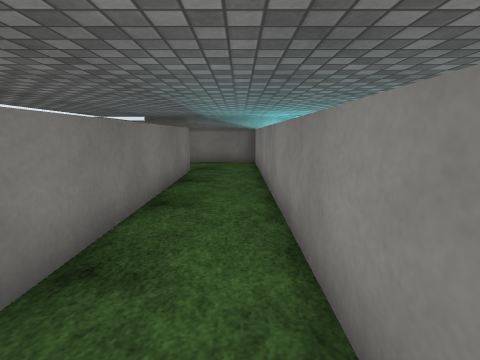
[1] (above)

15 first-person views from a walk through a 3-D level made in the Unity game engine. The camera is 1.3 m above the floor, tilts 10° down and sees 85° across. The floor is counted in squares, 1 m on a side. Each view is taken from the middle of a square. On the plan, view 1 faces up. The plan holds only what a view shows up to about 13 squares ahead; the rest is blank. The place goes on beyond the plan. The player is left out. Some surface patterns are stand-ins.

[2]
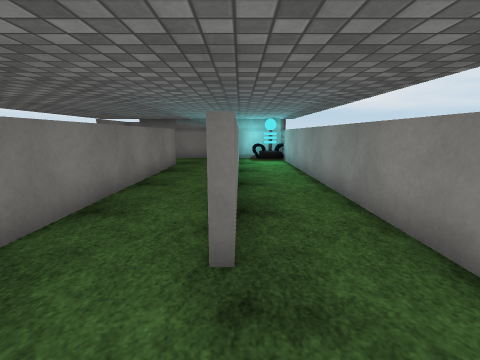

[3]
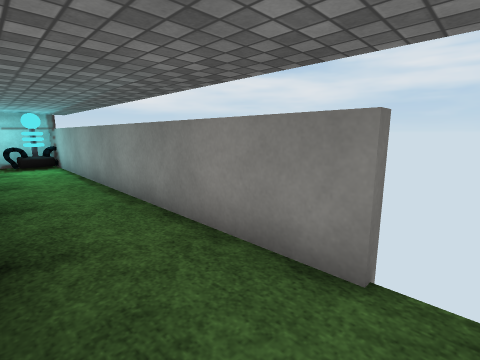

[4]
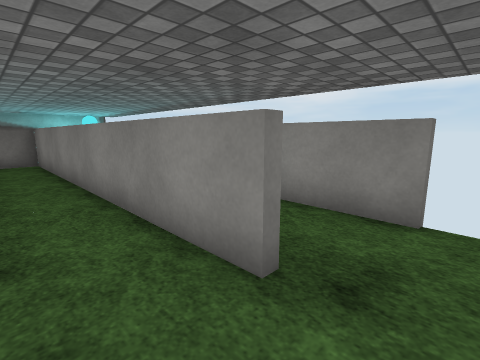

[5]
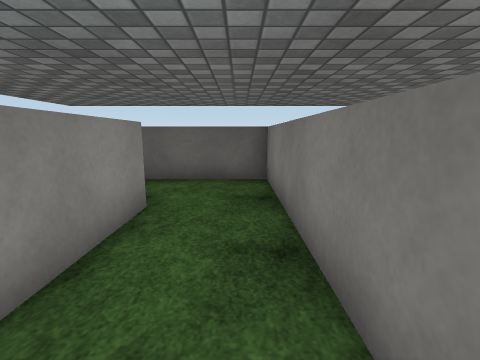

[6]
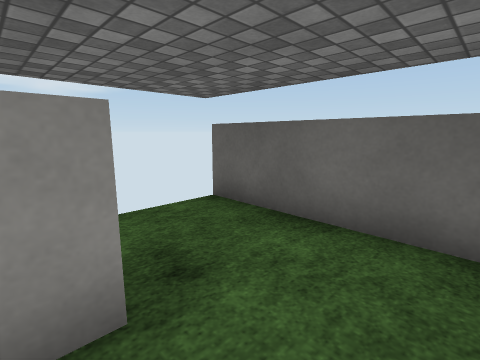

[7]
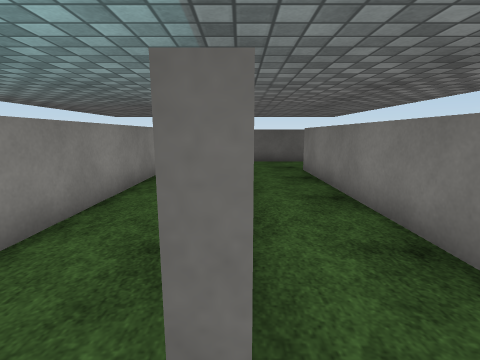

[8]
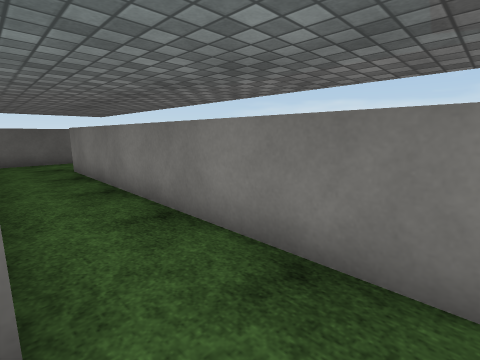

[9]
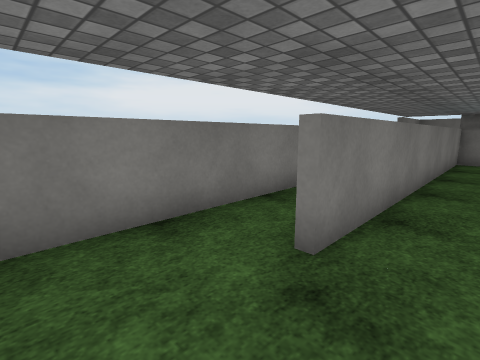

[10]
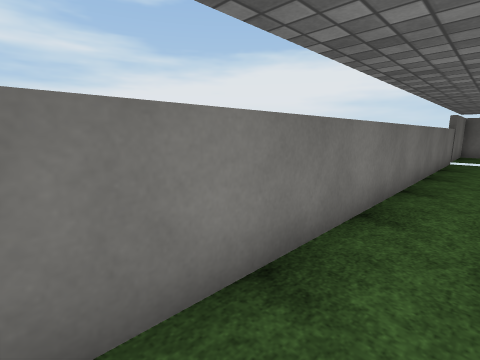

[11]
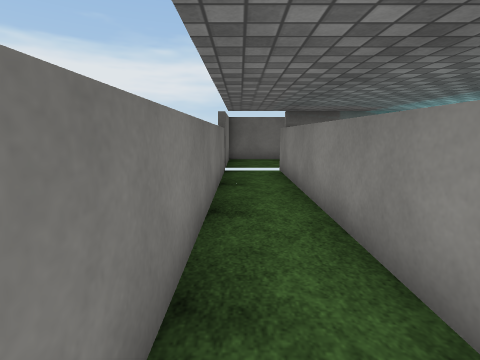

[12]
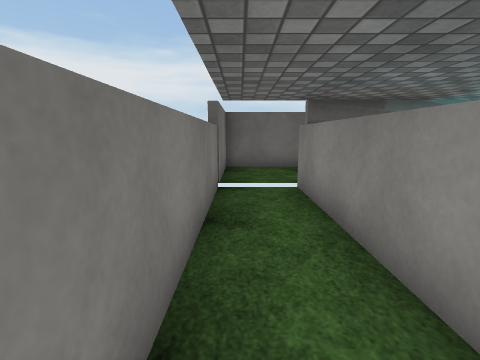

[13]
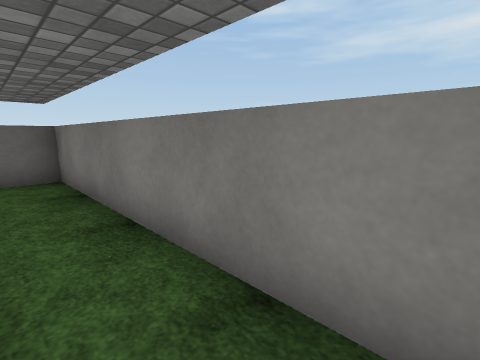

[14]
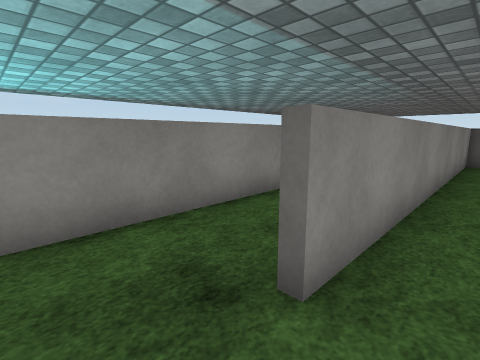

[15]
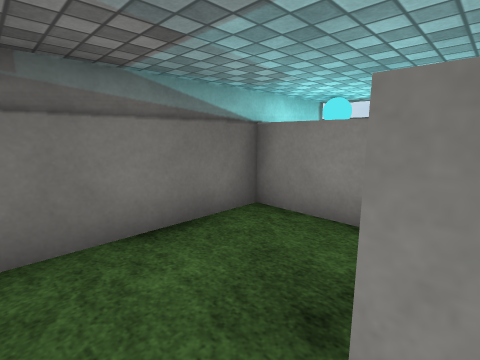

### Floor plan
Points are (right, up) in squares from view 1. A wall is a line through its corners. A room is listed if a view was taken in it or the views show most of it. See-through windows are left out.
Room 1 (views 1, 2, 3, 4, 5, 6, 7, 8)
walls: (0.9, 3.2) (0.9, 0.4); (0.7, 0.4) (0.7, 12.2); (3.2, -0.4) (3.2, 12.2) (-2.5, 12.2); (-1.8, 9.4) (-1.8, -2.5) (3.4, -2.5)
ways out: opening at (-2, 10.5) to room 2; gap at (3, -3)
objects: other object (2, 12)
Room 2 (views 9, 10, 11, 12, 13, 14, 15)
walls: (-4.6, 4.4) (-4.6, 12.5); (-6.5, 12.4) (-6.5, -2.5) (-2, -2.5) (-2, 9.4); (-2.5, 12.2) (-4.3, 12.2) (-4.3, 0.4)
ways out: opening at (-2, 10.5) to room 1

Positions as (right, up) in squares from view 1, and headings:
1: (0, 0), facing up
2: (1, -2), facing up
3: (1, -1), facing up-right
4: (-1, -1), facing up-right
5: (-1, 5), facing down
6: (-1, 1), facing down-right
7: (-2, 10), facing down
8: (-2, 11), facing down-left
9: (-3, -2), facing up-left
10: (-5, -2), facing up-left
11: (-6, 3), facing up
12: (-6, 6), facing up
13: (-5, 6), facing down-left
14: (-3, 11), facing down-right
15: (-3, 9), facing up-right
